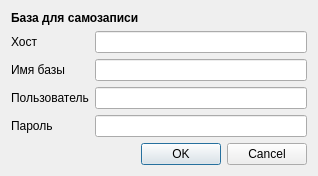
<?xml version="1.0" encoding="UTF-8"?>
<ui version="4.0">
 <class>ConnectionDialog</class>
 <widget class="QDialog" name="ConnectionDialog">
  <property name="geometry">
   <rect>
    <x>0</x>
    <y>0</y>
    <width>318</width>
    <height>166</height>
   </rect>
  </property>
  <property name="windowTitle">
   <string>Dialog</string>
  </property>
  <layout class="QVBoxLayout" name="verticalLayout">
   <item>
    <widget class="QLabel" name="label_2">
     <property name="font">
      <font>
       <weight>75</weight>
       <bold>true</bold>
      </font>
     </property>
     <property name="text">
      <string>База для самозаписи</string>
     </property>
    </widget>
   </item>
   <item>
    <layout class="QGridLayout" name="gridLayout_2">
     <item row="1" column="0">
      <widget class="QLabel" name="label_8">
       <property name="text">
        <string>Имя базы</string>
       </property>
      </widget>
     </item>
     <item row="2" column="0">
      <widget class="QLabel" name="label_9">
       <property name="text">
        <string>Пользователь</string>
       </property>
      </widget>
     </item>
     <item row="0" column="0">
      <widget class="QLabel" name="label_7">
       <property name="text">
        <string>Хост</string>
       </property>
      </widget>
     </item>
     <item row="3" column="0">
      <widget class="QLabel" name="label_10">
       <property name="text">
        <string>Пароль</string>
       </property>
      </widget>
     </item>
     <item row="0" column="1">
      <widget class="QLineEdit" name="tempHost">
       <property name="text">
        <string/>
       </property>
      </widget>
     </item>
     <item row="1" column="1">
      <widget class="QLineEdit" name="tempBase"/>
     </item>
     <item row="2" column="1">
      <widget class="QLineEdit" name="tempUser"/>
     </item>
     <item row="3" column="1">
      <widget class="QLineEdit" name="tempPasswd"/>
     </item>
    </layout>
   </item>
   <item>
    <widget class="QDialogButtonBox" name="buttonBox">
     <property name="orientation">
      <enum>Qt::Horizontal</enum>
     </property>
     <property name="standardButtons">
      <set>QDialogButtonBox::Cancel|QDialogButtonBox::Ok</set>
     </property>
    </widget>
   </item>
  </layout>
 </widget>
 <resources/>
 <connections>
  <connection>
   <sender>buttonBox</sender>
   <signal>accepted()</signal>
   <receiver>ConnectionDialog</receiver>
   <slot>accept()</slot>
   <hints>
    <hint type="sourcelabel">
     <x>248</x>
     <y>254</y>
    </hint>
    <hint type="destinationlabel">
     <x>157</x>
     <y>274</y>
    </hint>
   </hints>
  </connection>
  <connection>
   <sender>buttonBox</sender>
   <signal>rejected()</signal>
   <receiver>ConnectionDialog</receiver>
   <slot>reject()</slot>
   <hints>
    <hint type="sourcelabel">
     <x>316</x>
     <y>260</y>
    </hint>
    <hint type="destinationlabel">
     <x>286</x>
     <y>274</y>
    </hint>
   </hints>
  </connection>
 </connections>
</ui>
